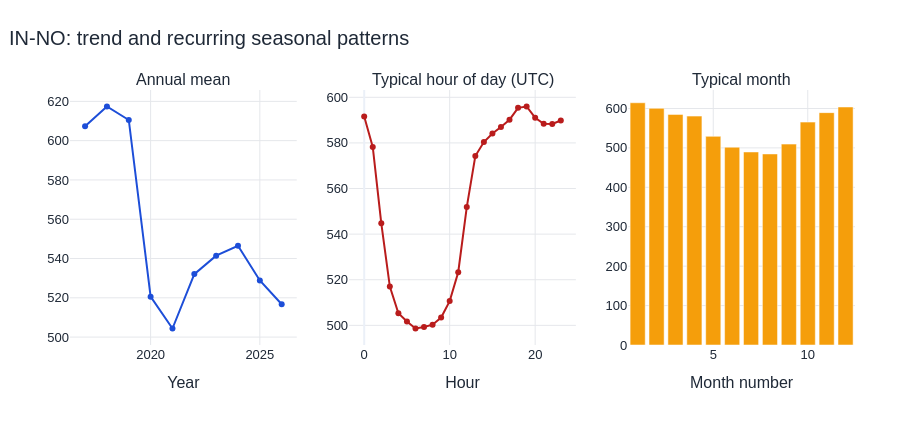

The notebook cell this image was saved under:
### Markdown cell above
## 5. Trend and seasonality analysis

*Separate long-term change from the typical daily and yearly patterns*

Annual means summarize the slow trend. Hour-of-day and month-of-year averages show the recurring seasonal shape without forcing a complex model.

### Code cell
annual = data["carbon"].resample("YS").mean()
hourly = data.groupby(data.index.hour)["carbon"].mean()
monthly = data.groupby(data.index.month)["carbon"].mean()
fig = make_subplots(rows=1, cols=3,
                    subplot_titles=("Annual mean", "Typical hour of day (UTC)", "Typical month"))
fig.add_trace(go.Scatter(x=annual.index.year, y=annual, mode="lines+markers",
                         line=dict(color=COLORS["trend"]), name="Annual mean"), row=1, col=1)
fig.add_trace(go.Scatter(x=hourly.index, y=hourly, mode="lines+markers",
                         line=dict(color=COLORS["carbon"]), name="Hourly profile"), row=1, col=2)
fig.add_trace(go.Bar(x=monthly.index, y=monthly, marker_color="#f59e0b", name="Monthly profile"), row=1, col=3)
fig.update_xaxes(title_text="Year", row=1, col=1)
fig.update_xaxes(title_text="Hour", row=1, col=2)
fig.update_xaxes(title_text="Month number", row=1, col=3)
fig.update_layout(height=430, title=f"{REGION}: trend and recurring seasonal patterns", showlegend=False)
show_chart(fig)

annual_change = annual.iloc[-2] - annual.iloc[0] if len(annual) > 2 else annual.iloc[-1] - annual.iloc[0]
daily_swing = hourly.max() - hourly.min()
monthly_swing = monthly.max() - monthly.min()
display(Markdown(
    f"The change from the first complete year to the latest complete year is "
    f"**{annual_change:+.1f} gCO₂eq/kWh**. The average daily swing is **{daily_swing:.1f}**, and the average "
    f"difference between the highest and lowest month is **{monthly_swing:.1f}**. This confirms that both trend and seasonality matter."
))

### Figure 1 — Plotly figure (JSON) as saved in the notebook; plotly's stock layout.template omitted (floating-point values rounded to 4 significant figures)
{"data": [{"line": {"color": "#1d4ed8"}, "mode": "lines+markers", "name": "Annual mean", "type": "scatter", "x": [2017, 2018, 2019, 2020, 2021, 2022, 2023, 2024, 2025, 2026], "xaxis": "x", "y": [607.3, 617.4, 610.5, 520.6, 504.4, 532.1, 541.4, 546.5, 528.8, 516.7], "yaxis": "y"}, {"line": {"color": "#b91c1c"}, "mode": "lines+markers", "name": "Hourly profile", "type": "scatter", "x": [0, 1, 2, 3, 4, 5, 6, 7, 8, 9, 10, 11, 12, 13, 14, 15, 16, 17, 18, 19, 20, 21, 22, 23], "xaxis": "x2", "y": [591.6, 578.2, 544.8, 517.0, 505.3, 501.7, 498.6, 499.2, 500.3, 503.4, 510.6, 523.3, 551.9, 574.2, 580.4, 584.1, 586.9, 590.2, 595.4, 596.0, 591.1, 588.4, 588.3, 589.8], "yaxis": "y2"}, {"marker": {"color": "#f59e0b"}, "name": "Monthly profile", "type": "bar", "x": [1, 2, 3, 4, 5, 6, 7, 8, 9, 10, 11, 12], "xaxis": "x3", "y": [614.5, 600.3, 585.0, 580.6, 529.3, 501.7, 489.7, 484.6, 509.6, 565.4, 589.4, 603.7], "yaxis": "y3"}], "layout": {"annotations": [{"font": {"size": 16}, "showarrow": false, "text": "Annual mean", "x": 0.1444, "xanchor": "center", "xref": "paper", "y": 1.0, "yanchor": "bottom", "yref": "paper"}, {"font": {"size": 16}, "showarrow": false, "text": "Typical hour of day (UTC)", "x": 0.5, "xanchor": "center", "xref": "paper", "y": 1.0, "yanchor": "bottom", "yref": "paper"}, {"font": {"size": 16}, "showarrow": false, "text": "Typical month", "x": 0.8556, "xanchor": "center", "xref": "paper", "y": 1.0, "yanchor": "bottom", "yref": "paper"}], "autosize": true, "font": {"color": "#1f2937", "family": "Arial, sans-serif", "size": 13}, "height": 430, "hoverlabel": {"font": {"size": 13}}, "margin": {"b": 85, "l": 70, "r": 45, "t": 90}, "showlegend": false, "title": {"font": {"size": 20}, "text": "IN-NO: trend and recurring seasonal patterns", "x": 0.01, "xanchor": "left"}, "xaxis": {"anchor": "y", "automargin": true, "domain": [0.0, 0.2889], "gridcolor": "#e5e7eb", "showgrid": true, "title": {"text": "Year"}}, "xaxis2": {"anchor": "y2", "automargin": true, "domain": [0.3556, 0.6444], "gridcolor": "#e5e7eb", "showgrid": true, "title": {"text": "Hour"}}, "xaxis3": {"anchor": "y3", "automargin": true, "domain": [0.7111, 1.0], "gridcolor": "#e5e7eb", "showgrid": true, "title": {"text": "Month number"}}, "yaxis": {"anchor": "x", "automargin": true, "domain": [0.0, 1.0], "gridcolor": "#e5e7eb", "showgrid": true, "zeroline": false}, "yaxis2": {"anchor": "x2", "automargin": true, "domain": [0.0, 1.0], "gridcolor": "#e5e7eb", "showgrid": true, "zeroline": false}, "yaxis3": {"anchor": "x3", "automargin": true, "domain": [0.0, 1.0], "gridcolor": "#e5e7eb", "showgrid": true, "zeroline": false}}}
